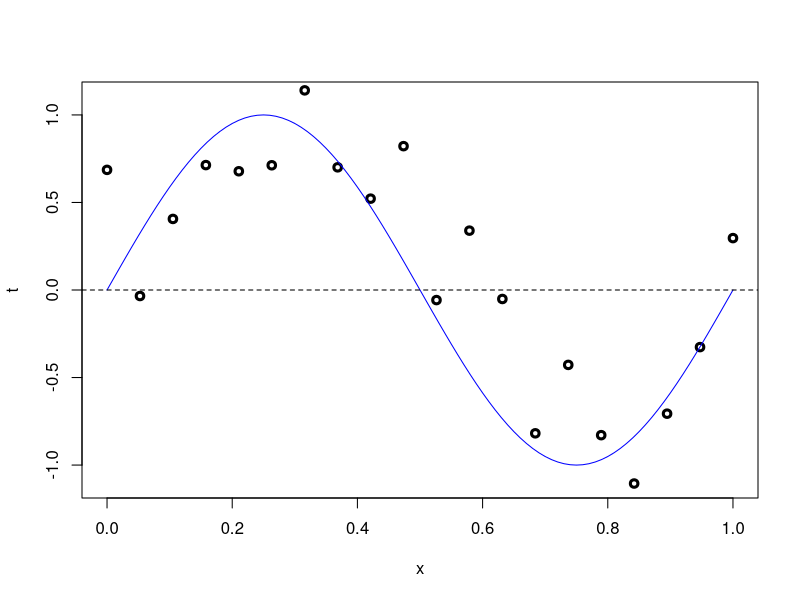
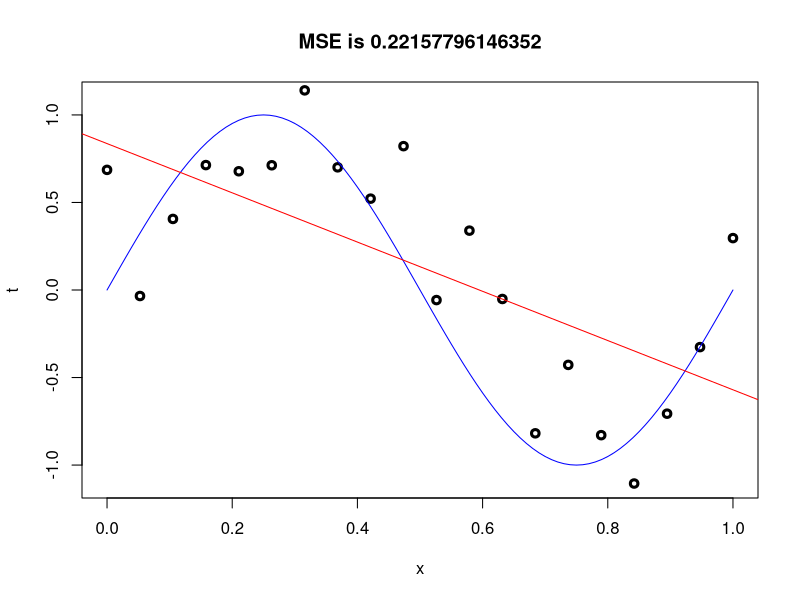
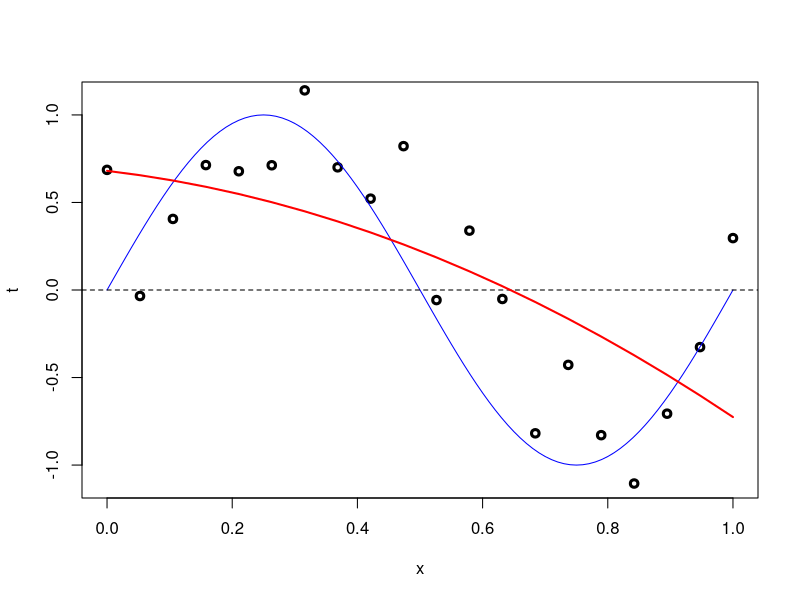
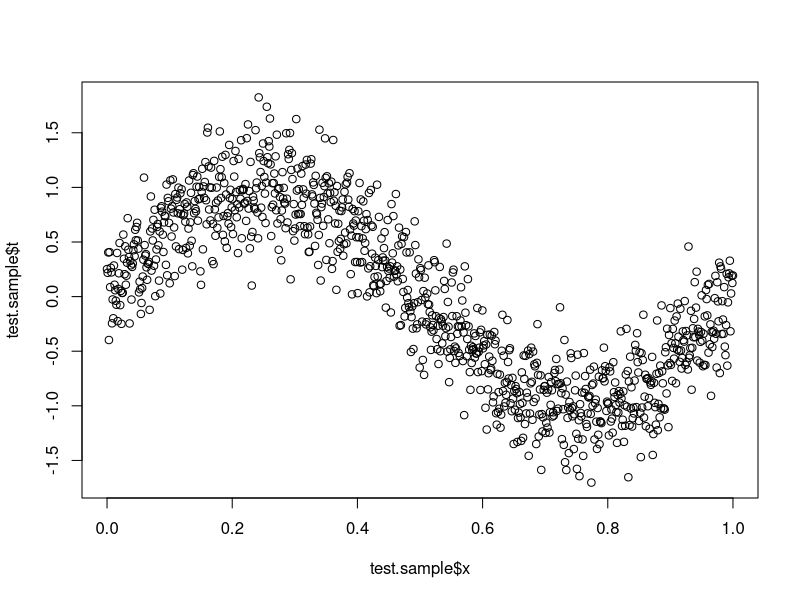
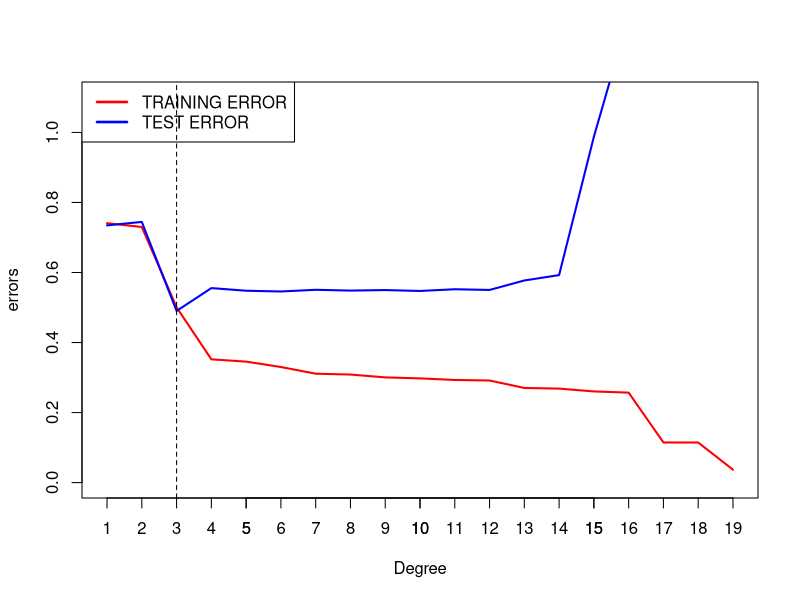

Recreate these plots in R, in order.
## ---- chunk 1
set.seed (7)

N <- 20
a <- 0
b <- 1
sigma.square <- 0.3^2

# Generation of a training sample of size N

x <- seq(a,b,length.out=N)
t <- sin(2*pi*x) + rnorm(N, mean=0, sd=sqrt(sigma.square))
sample <- data.frame(x=x,t=t)

plot(x,t, lwd=3, ylim = c(-1.1, 1.1))
curve (sin(2*pi*x), a, b, add=TRUE, ylim = c(-1.1, 1.1), col="blue")
abline(0,0, lty=2)
## ---- chunk 2
model <- glm(t ~ x, data = sample, family = gaussian)
prediction <- predict(model)
plot(x,t, lwd=3, ylim = c(-1.1, 1.1))
curve (sin(2*pi*x), a, b, add=TRUE, ylim = c(-1.1, 1.1), col="blue")
abline(model, col="red")
mean.square.error <- sum((t - prediction)^2)/N
title(paste("MSE is", mean.square.error))
## ---- chunk 3
( mean.square.error <- model$deviance/N )
## ---- chunk 4
(norm.root.mse <- sqrt(model$deviance/((N-1)*var(t))))
## ---- chunk 5
model <- glm(t ~ poly(x, 2, raw=TRUE), data = sample, family = gaussian)
summary(model)
## ---- chunk 6
model$coefficients
## ---- chunk 7
plot(x,t, lwd=3, ylim = c(-1.1, 1.1))
curve (sin(2*pi*x), a, b, add=TRUE, ylim = c(-1.1, 1.1), col="blue")
abline(0,0, lty=2)
points(x, predict(model), type="l", col="red", lwd=2)

## ---- chunk 8
( norm.root.mse <- sqrt(model$deviance/((N-1)*var(t))) )
## ---- chunk 9
N.test <- 1000
x.test <- seq(a,b,length.out=N.test)
t.test <- sin(2*pi*x.test) + rnorm(N.test, mean=0, sd=sqrt(sigma.square))
test.sample <- data.frame(x=x.test,t=t.test)
plot(test.sample$x, test.sample$t)
## ---- chunk 10
p <- 1
q <- N-1

coef <- model <- vector("list",q-p+1)
norm.root.mse.train <- norm.root.mse.test <- rep(0,q-p+1)

for (i in p:q)
{
  model[[i]] <- glm(t ~ poly(x, i, raw=TRUE), data = sample, family = gaussian)
  
  # store the model coefficients, as well as training and test errors
  
  coef[[i]] <- model[[i]]$coefficients
  norm.root.mse.train[i] <- sqrt(model[[i]]$deviance/((N-1)*var(t)))
  
  predictions <- predict (model[[i]], newdata=test.sample)  
  norm.root.mse.test[i] <- sqrt(sum((test.sample$t - predictions)^2)/((N.test-1)*var(test.sample$t)))
}
## ---- chunk 11
results <- cbind (Degree=p:q, Coefficients=coef, NRMSE.train=norm.root.mse.train, NRMSE.test=norm.root.mse.test)
## ---- chunk 12
plot(results[,1],results[,1], ylim = c(0, 1.1), col="white", xlab="Degree",ylab="errors")
axis(1, at=p:q)
points(x=results[,1],y=results[,3], type="l", col="red", lwd=2)
points(x=results[,1],y=results[,4], type="l", col="blue", lwd=2)

legend ("topleft", legend=c("TRAINING ERROR","TEST ERROR"),    
        lty=c(1,1), # gives the legend appropriate symbols (lines)
        lwd=c(2.5,2.5), col=c("red","blue")) # gives the legend lines the correct color and width

abline (v=3, lty=2)
## ---- chunk 13
coefs.table <- matrix (nrow=10, ncol=9)

for (i in 1:10)
  for (j in 1:9)
    coefs.table[i,j] <- coef[[j]][i]

coefs.table
